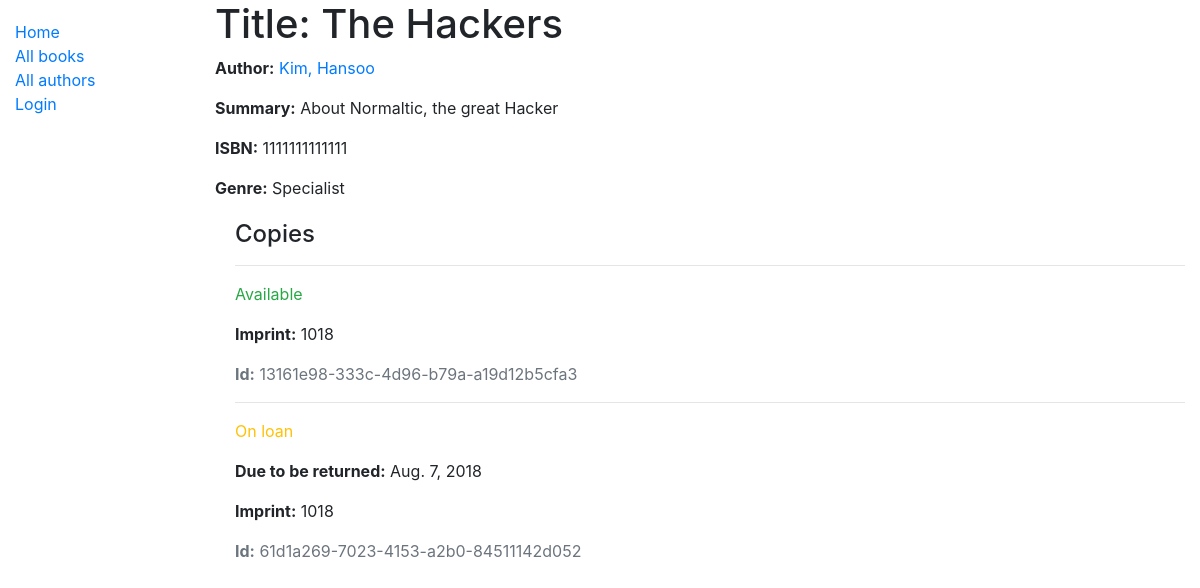
/catalog/book/1, run on the app's committed database.
### catalog/models.py (models this page shows, shortened)
class Book(models.Model):
    title = models.CharField(max_length=200)
    author = models.ForeignKey('Author', on_delete=models.SET_NULL, null=True)
    summary = models.TextField(max_length=1000, help_text='Enter a brief description of the book')
    isbn = models.CharField('ISBN', max_length=13, help_text='13 Character <a href="https://www.isbn-international.org/content/what-isbn">ISBN number</a>')
    genre = models.ManyToManyField(Genre, help_text='Select a genre for this book')
    def display_genre(self):
        return ', '.join(genre.name for genre in self.genre.all()[:3])
    display_genre.short_description = 'Genre'

class Author(models.Model):
    first_name = models.CharField(max_length=100)
    last_name = models.CharField(max_length=100)
    date_of_birth = models.DateField(null=True, blank=True)
    date_of_death = models.DateField('Died', null=True, blank=True)
    class Meta:
        ordering = ['last_name', 'first_name']
    def __str__(self):
        return '{0}, {1}'.format(self.last_name, self.first_name)

class Genre(models.Model):
    name = models.CharField(max_length=200, help_text='Enter a book genre')
    def __str__(self):
        return self.name

class BookInstance(models.Model):
    id = models.UUIDField(primary_key=True, default=uuid.uuid4, help_text='Unique ID for this particular book across whole library')
    book = models.ForeignKey('Book', on_delete=models.SET_NULL, null=True)
    imprint = models.CharField(max_length=200)
    due_back = models.DateField(null=True, blank=True)
    borrower = models.ForeignKey(User, on_delete=models.SET_NULL, null=True, blank=True)
    LOAN_STATUS = (
        ('m', 'Maintenance'),
        ('o', 'On loan'),
        ('a', 'Available'),
        ('r', 'Reserved'),
    )
    status = models.CharField(
        max_length=1,
        choices=LOAN_STATUS,
        blank=True,
        default='m',
        help_text='Book availability',
    )
    class Meta:
        ordering = ['due_back']
        permissions = (("can_mark_returned", "Set book as returned"),)

### catalog/views.py (the view)
# urls.py: path('book/<int:pk>', views.BookDetailView.as_view(), name='book-detail'),
class BookDetailView(generic.DetailView):
    model = Book

### catalog/templates/catalog/book_detail.html
{% extends "base_generic.html" %}
{% block content %}
  <h1>Title: {{ book.title }}</h1>
  <p><strong>Author:</strong> <a href="{% url 'author-detail' book.author.id %}">{{ book.author }}</a></p>
  <p><strong>Summary:</strong> {{ book.summary }}</p>
  <p><strong>ISBN:</strong> {{ book.isbn }}</p>
  <p><strong>Genre:</strong> {% for genre in book.genre.all %} {{ genre }}{% if not forloop.last %}, {% endif %}{% endfor %}</p>
  <div style="margin-left:20px;margin-top:20px">
    <h4>Copies</h4>
    {% for copy in book.bookinstance_set.all %}
    <hr>
    <p class="{% if copy.status == 'a' %}text-success{% elif copy.status == 'm' %}text-danger{% else %}text-warning{% endif %}">{{ copy.get_status_display }}</p>
    {% if copy.status != 'a' %}<p><strong>Due to be returned:</strong> {{copy.due_back}}</p>{% endif %}
    <p><strong>Imprint:</strong> {{copy.imprint}}</p>
    <p class="text-muted"><strong>Id:</strong> {{copy.id}}</p>
    {% endfor %}
  </div>
{% endblock %}

### data on the page
Book: title "The Hackers", author "Kim, Hansoo", summary "About Normaltic, the great Hacker", isbn "1111111111111"
Genre: name "Specialist"
BookInstance: status "Available", imprint "1018", id "13161e98-333c-4d96-b79a-a19d12b5cfa3"
BookInstance: status "On loan", due_back "Aug. 7, 2018", imprint "1018", id "61d1a269-7023-4153-a2b0-84511142d052"
